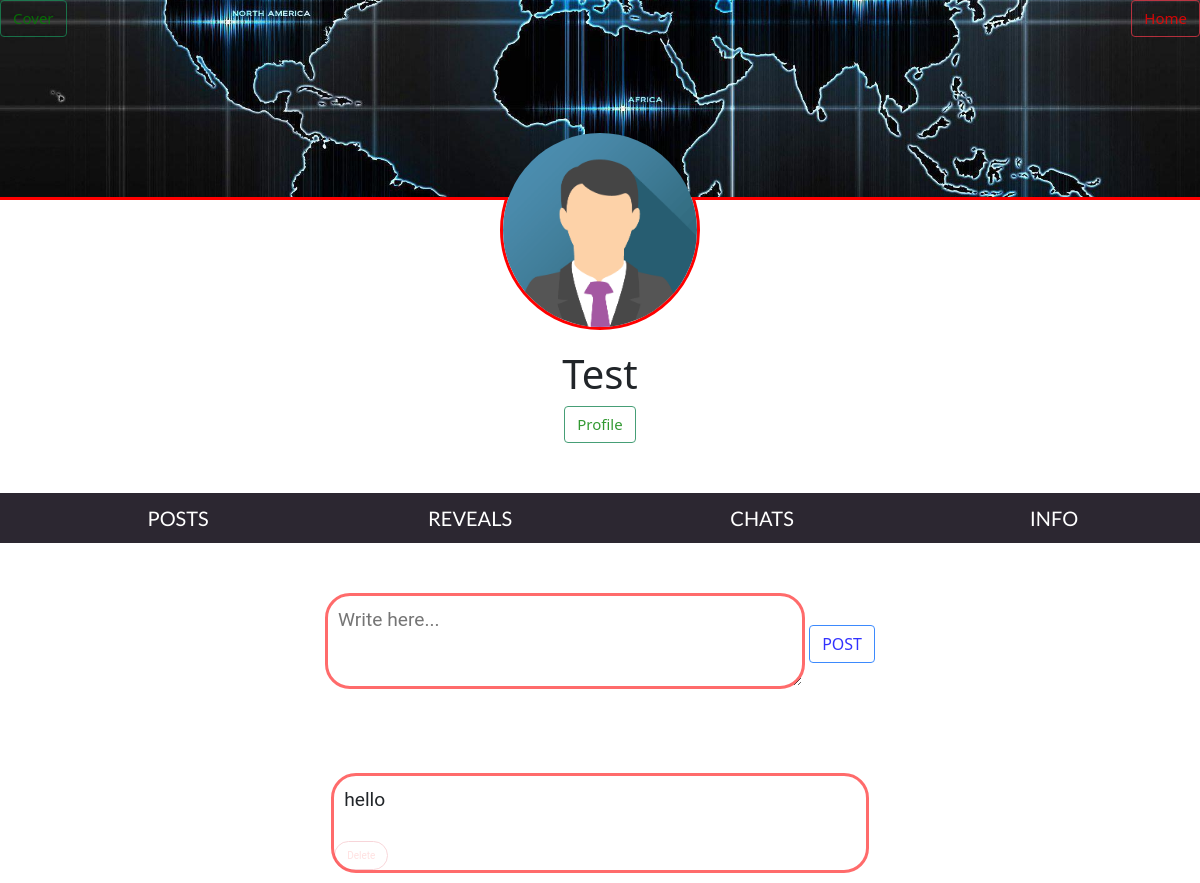
Page /profile/admin/ (signed in) on the committed database.
### users/models.py (models this page shows, shortened)
class ProfileInfo(models.Model):
    user = models.OneToOneField(User,on_delete=models.CASCADE, unique=True)
    cover_image = models.ImageField(null=True, blank=True,upload_to='cover/')
    profile_image = models.ImageField(null=True, blank=True,upload_to='avatar/')

class UserPost(models.Model):
    user = models.ForeignKey(ProfileInfo, related_name="posts", on_delete=models.CASCADE)
    posts = models.TextField(max_length = 500, unique=False)
    publish = models.DateTimeField(blank=True, null=True,default=datetime.datetime.now)
    class Meta:
        ordering = ('-publish',)

### users/views.py (the view)
# urls.py: path('profile/<username>/', views.main_profile, name="Profile"),
@login_required
def main_profile(request, username):
    username =  request.user.username.title()
    user_post = ProfileInfo.objects.get(user = request.user)
    queryset = UserPost.objects.all()
    posts = []
    for query in queryset:
        if user_post == query.user:
            posts.append(query.posts)
    if request.method == 'POST':
        post = request.POST.get('post')
        new_post = UserPost.objects.create(user=user_post,posts=post)
        return redirect('user:Profile',username)
    return render(request, 'users/base.html', {"username" : username, "posts" : posts, "user_post": user_post})

### users/templates/users/base.html (shortened to what this page needs)
<!DOCTYPE html>
{% load static %}
<html lang="en">
<head>
  <link rel='stylesheet' href='https://cdnjs.cloudflare.com/ajax/libs/twitter-bootstrap/5.0.2/css/bootstrap.min.css'>
  <link href="{% static 'css/users/base.css' %}" rel="stylesheet" />
</head>
<body>
    <div class="container-top">
  <div class="cover">
    <a type="button" class="btn btn-danger home" href="{% url 'user:main' %}">Home</a>
    <a type="button" class="btn-cover btn btn-success" href="{% url 'user:upload_cover' %}">Cover</a>
      <img class="imgcover" src="/media/{{ user_post.cover_image }}"  onerror="this.style.display='none';"/></div>
  <div class="profile-border">
    <img class="profile" src="/media/{{ user_post.profile_image }}" onerror="this.style.display='none';"/>
    </div>
   <div class="username">
    <h1 class="username">{{ username }}</h1>
    <a type="button" class="btn btn-success btn-profile" href="{% url 'user:upload_profile_img' %}">Profile</a>
    </div>
</div>
<nav class="nav" id="navbar"><ul>
<li><a href="{% url 'user:Profile' username=user.username %}">POSTS</a></li>
<li><a href="">REVEALS</a></li>
<li><a href="">CHATS<a/></li>
<li><a href="{% url 'user:info_profile' username=user.username %}">INFO<a/></li>
</ul></nav>
{% block content %}
<div class="middle">
   <div class="chatpost">
        <form method="POST" action="{% url 'user:Profile' username=user.username %}" enctype="multipart/form-data">
          <textarea type=text class="post" name="post" placeholder="Write here..."></textarea>
          <button class="btn btn-primary btn-post" type="submit">POST</button>
        </form>
      </div>
</div>
{% for post in posts %}
<div class="posted">
  <li><p class="post-txt" name="post_id">{{ post }}</p>
  </li>
  <a type="button" class="btn btn-danger delete" href="{% url 'user:delete_post' post_id=post %}">Delete</a>
</div>
{% endfor %}
    {% endblock %}
</body>
</html>

### users/static/css/users/base.css (style rules this page uses)
body { margin:0; padding: 0; background-color: #ffffff; background-image: url("https://www.transparenttextures.com/patterns/diagmonds-light.png"); }
.cover { background-size: 100%; height: 200px; border-bottom: solid red; background-color: white; overflow: hidden; }
.home,.btn-cover,.btn-profile,.btn-post { opacity: 80%; transition: all .6s ease; -webkit-transition: all .6s ease; }
.btn-cover { position: absolute; font-size: 15px; background-color: transparent; color: green; }
.btn-profile { font-size: 15px; background-color: transparent; color: green; }
.container-top { margin: 0; padding: 0; }
.imgcover { width: 100%; height: 200px; object-fit: cover; }
.home { text-decoration: none; position: absolute; top:0; right:0; font-size: 15px; color: red; background-color: transparent; }
.profile-border { background-color: white; border: solid red; border-radius:50%; width: 200px; height: 200px; item-align: center; margin: -70px auto auto auto; justify-content: center; }
.profile { border-radius:50%; width: 200px; height: 200px; }
img { max-width: 100%; max-height: 100%; }
.username { text-align: center; margin-top: 20px; }
.btn-cover { justify-content: center; }
.middle { padding-top: 50px; width: 100%; height: 100%; padding-left: 0; padding-right: 0; margin: 0; }
.nav { margin-top: 50px; height: 50px; width: 100%; justify-content: center; text-align: center; background-color: #2C2731; }
ul { padding-top:10px; width:100%; display:flex; justify-content:space-between; }
li { width: 100%; display: inline; }
li a { font-family: 'Lato', sans-serif; text-decoration: none; font-size: 20px; color: #FFFFFF; }
.chatpost { width:auto; height:auto; margin: 0 auto; text-align: center; justify-content: center; position: relative; }
.post { background-color: white; min-height: 5em; height: auto; min-width: 25em; max-width: 25em; border-radius: 25px; border: solid #FF6B6B medium; margin: 0 auto; justify-content: center; padding: 10px; font-family: 'Roboto', sans-serif; font-size: 1.2em; }
.btn-post { background-color: transparent; color: blue; margin-bottom: 80px; right: 0; }
.posted { min-height: 50px; height: auto; max-width: 28em; justify-content: center; border-radius: 25px; margin: 30px auto 10px auto; font-family: 'Roboto', sans-serif; font-size: 1.2em; border: solid #FF6B6B medium; background-color: white; }
.post-txt { padding: 10px; }
.delete { color: #FF6B6B; border-radius: 25px; background-color: transparent; opacity: 20%; font-size: 10px; }

### rows in the picture
ProfileInfo: cover_image (picture), profile_image (picture)
UserPost: posts "hello"

### other values in the picture
{{ username }} "Test"
